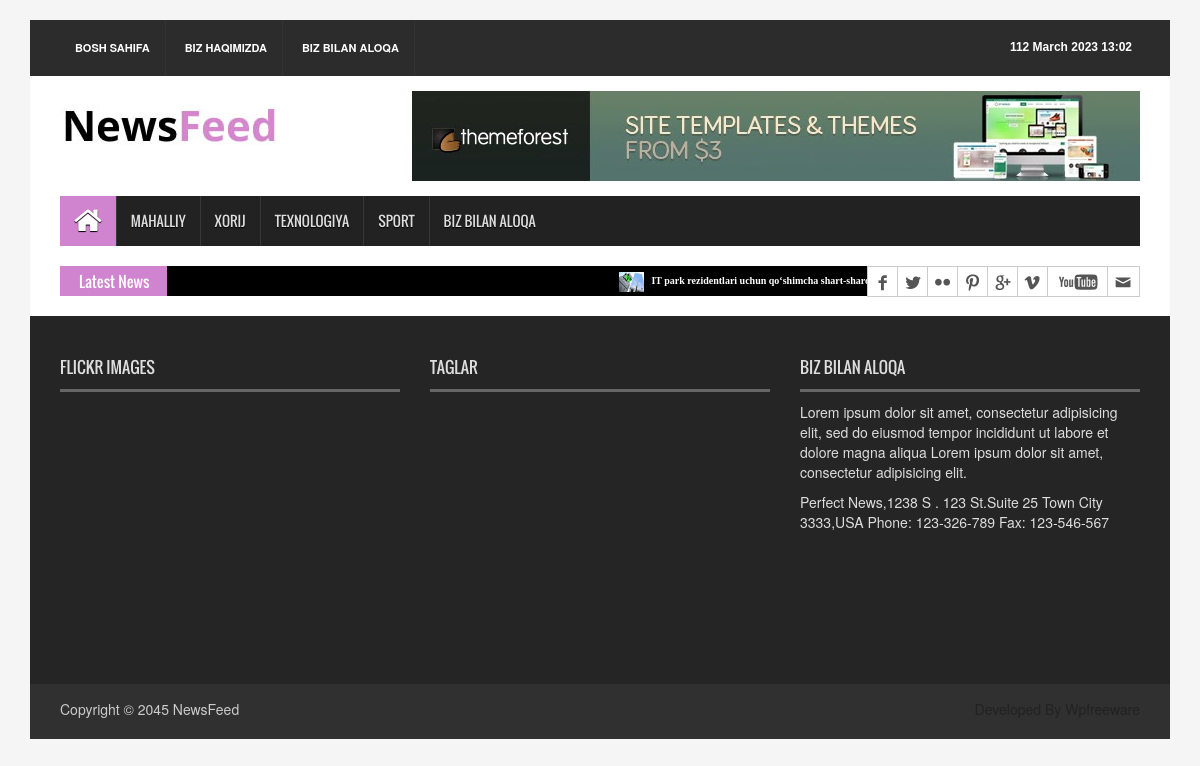
Page /local-news/ on the earlier database version.
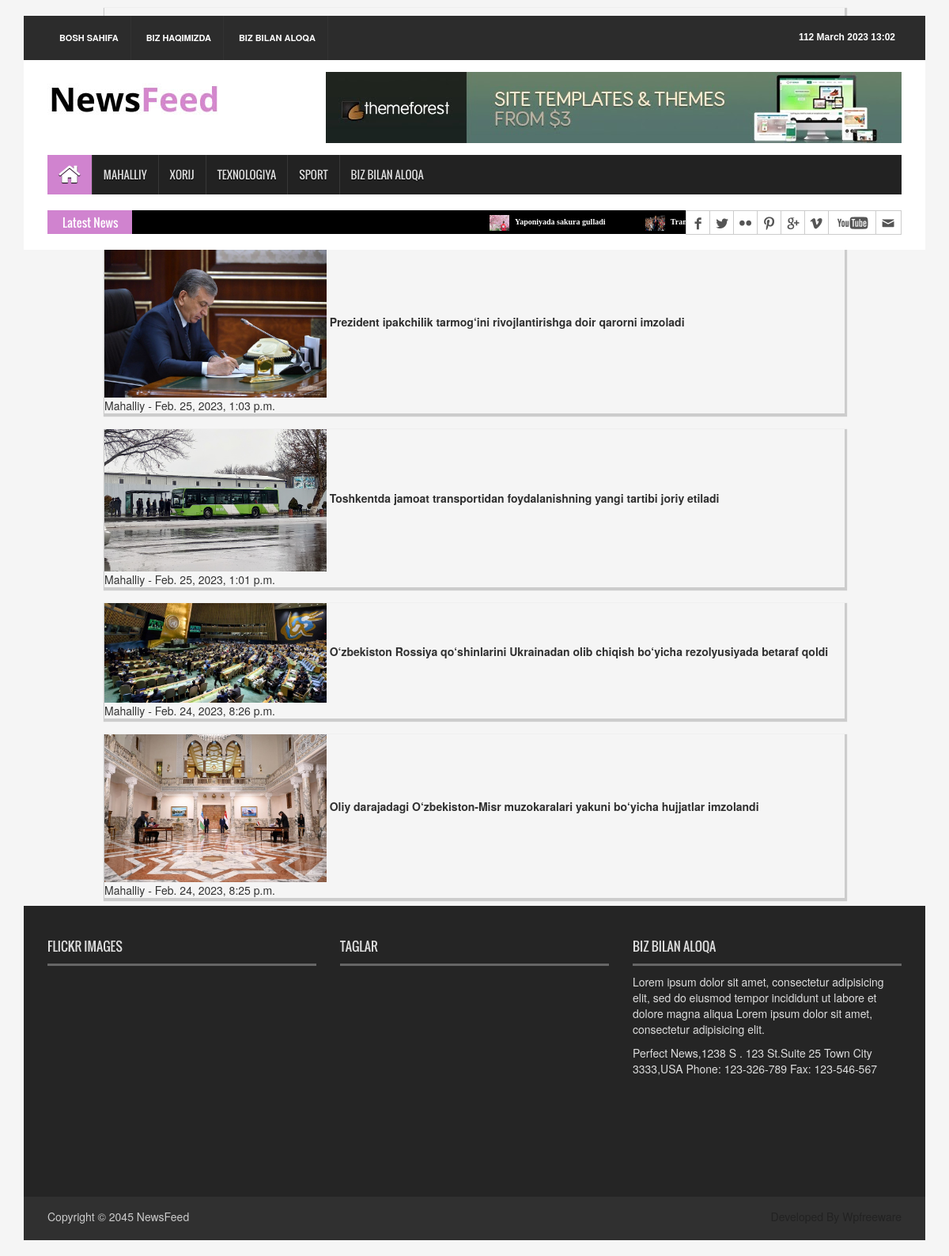
Same page on the later database version.
### news_app/models.py (models this page shows, shortened)
class News(models.Model):
    class Status(models.TextChoices):
        Draft = "DF", "Draft",
        Published = "PB", "Published"
    title = models.CharField(max_length=250)
    slug = models.SlugField(max_length=250)
    body = models.TextField()
    image = models.ImageField(upload_to='news/images')
    category = models.ForeignKey(Category,
                                 on_delete=models.CASCADE
                                 )
    publish_time = models.DateTimeField(default=timezone.now)
    created_time = models.DateTimeField(auto_now_add=True)
    update_time = models.DateTimeField(auto_now=True)
    status = models.CharField(max_length=2,
                              choices=Status.choices,
                              default=Status.Draft
                              )
    objects = models.Manager()  # default manager
    published = PublishedManager()
    class Meta:
        ordering = ["-publish_time"]

class Category(models.Model):
    name = models.CharField(max_length=150)

### news_app/views.py (the view)
# urls.py: path('local-news/', LocalNewsView.as_view(), name='local-news'),
class LocalNewsView(ListView):
    model = News
    template_name = 'news/local-news.html'
    context_object_name = 'local_news'
    def get_queryset(self):
        news = self.model.published.all().filter(category__name="Mahalliy")
        return news

### news_app/context_processor.py (called while the page is built)
def latest_news(request):
    latest_news = News.published.all().order_by("-publish_time")[:10]
    context = {
        'latest_news': latest_news,
    }
    return context

### news_app/managers.py (called while the page is built)
    def get_queryset(self):
        return super().get_queryset().filter(status="PB")

### templates/news/local-news.html (shortened to what this page needs)
{% extends 'news/base.html' %}
{% load static %}
{% block content %}
    {% for news in local_news %}
        <div class="row">
            <article class="card shadow" style="width: 80%; margin: 10px auto; box-shadow: 1px 2px 1px 2px #ccc">
                <img src="{{ news.image.url }}" alt="image" width="30%">
                <strong><a href="{% url 'news_detail' news.slug %}">{{ news.title }}</a></strong>
                <p>
                    {{ news.category.name }} -
                    <time>{{ news.created_time }}</time>
                </p>
            </article>
        </div>
    {% endfor %}
{% endblock content %}

### templates/news/base.html (shortened to what the changed rows need)
<!DOCTYPE html>
{% load static %}
<html>
<head>
    <link rel="stylesheet" type="text/css" href="{% static 'css/bootstrap.min.css' %}">
    <link rel="stylesheet" type="text/css" href="{% static 'css/font-awesome.min.css' %}">
    <link rel="stylesheet" type="text/css" href="{% static 'css/animate.css' %}">
    <link rel="stylesheet" type="text/css" href="{% static 'css/font.css' %}">
    <link rel="stylesheet" type="text/css" href="{% static 'css/li-scroller.css' %}">
    <link rel="stylesheet" type="text/css" href="{% static 'css/slick.css' %}">
    <link rel="stylesheet" type="text/css" href="{% static 'css/jquery.fancybox.css' %}">
    <link rel="stylesheet" type="text/css" href="{% static 'css/theme.css' %}">
    <link rel="stylesheet" type="text/css" href="{% static 'css/style.css' %}">
</head>
<body>
<div class="container">
    <section id="newsSection">
        <div class="row">
            <div class="col-lg-12 col-md-12">
                <div class="latest_newsarea"><span>Latest News</span>
                    <ul id="ticker01" class="news_sticker">
                        {% for news in latest_news %}
                            <li>
                                <a href="#"><img src="{{ news.image.url }}" alt="">
                                    {{ news.title }}
                                </a>
                            </li>
                        {% endfor %}
                    </ul>
                </div>
            </div>
        </div>
    </section>
    {% block content %}
    {% endblock content %}
    <footer id="footer">
        <div class="footer_top">
            <div class="row">
                <div class="col-lg-4 col-md-4 col-sm-4">
                    <div class="footer_widget wow fadeInLeftBig">
                        <h2>Flickr Images</h2>
                    </div>
                </div>
                <div class="col-lg-4 col-md-4 col-sm-4">
                    <div class="footer_widget wow fadeInDown">
                        <h2>Taglar</h2>
                    </div>
                </div>
                <div class="col-lg-4 col-md-4 col-sm-4">
                    <div class="footer_widget wow fadeInRightBig">
                        <h2>Biz bilan aloqa</h2>
                    </div>
                </div>
            </div>
        </div>
    </footer>
</div>
</body>
</html>

Differences in the rows shown:
no longer on this page (row unchanged): News: image (picture), title "IT park rezidentlari uchun qo‘shimcha shart-sharoitlar yaratiladi"
added News: image (picture), title "Yaponiyada sakura gulladi"
added News: image (picture), title "Tramp…"
added News: image (picture), title "Prezident ipakchilik tarmog‘ini rivojlantirishga doir qarorni imzoladi", category.name "Mahalliy", created_time "Feb. 25, 2023, 1:03 p.m."
added News: image (picture), title "Toshkentda jamoat transportidan foydalanishning yangi tartibi joriy etiladi", category.name "Mahalliy", created_time "Feb. 25, 2023, 1:01 p.m."
now on this page (row unchanged): News: image (picture), title "O‘zbekiston Rossiya qo‘shinlarini Ukrainadan olib chiqish bo‘yicha rezolyusiyada betaraf qoldi", category.name "Mahalliy", created_time "Feb. 24, 2023, 8:26 p.m."
now on this page (row unchanged): News: image (picture), title "Oliy darajadagi O‘zbekiston-Misr muzokaralari yakuni bo‘yicha hujjatlar imzolandi", category.name "Mahalliy", created_time "Feb. 24, 2023, 8:25 p.m."
